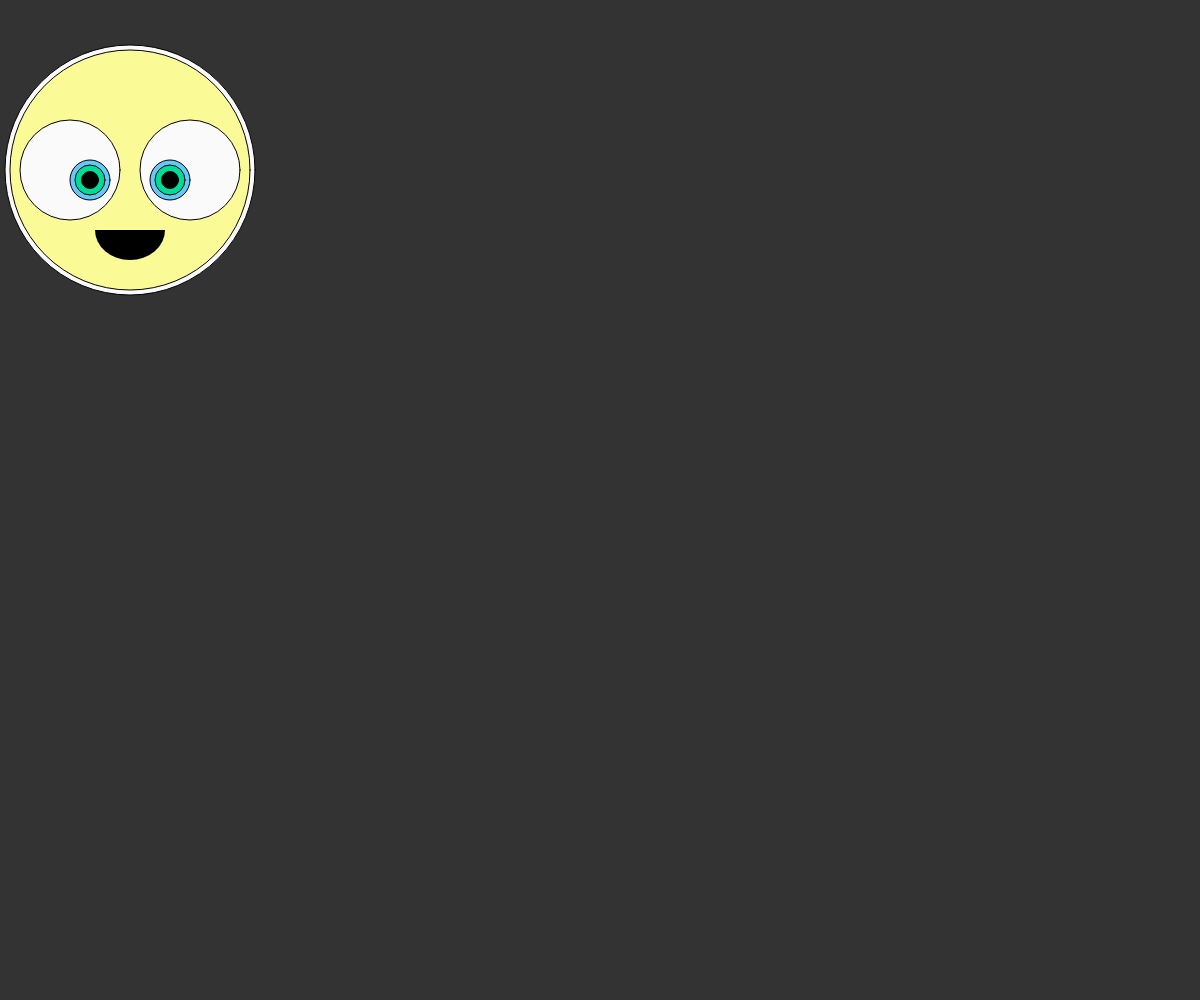
Frame 1 (no input)
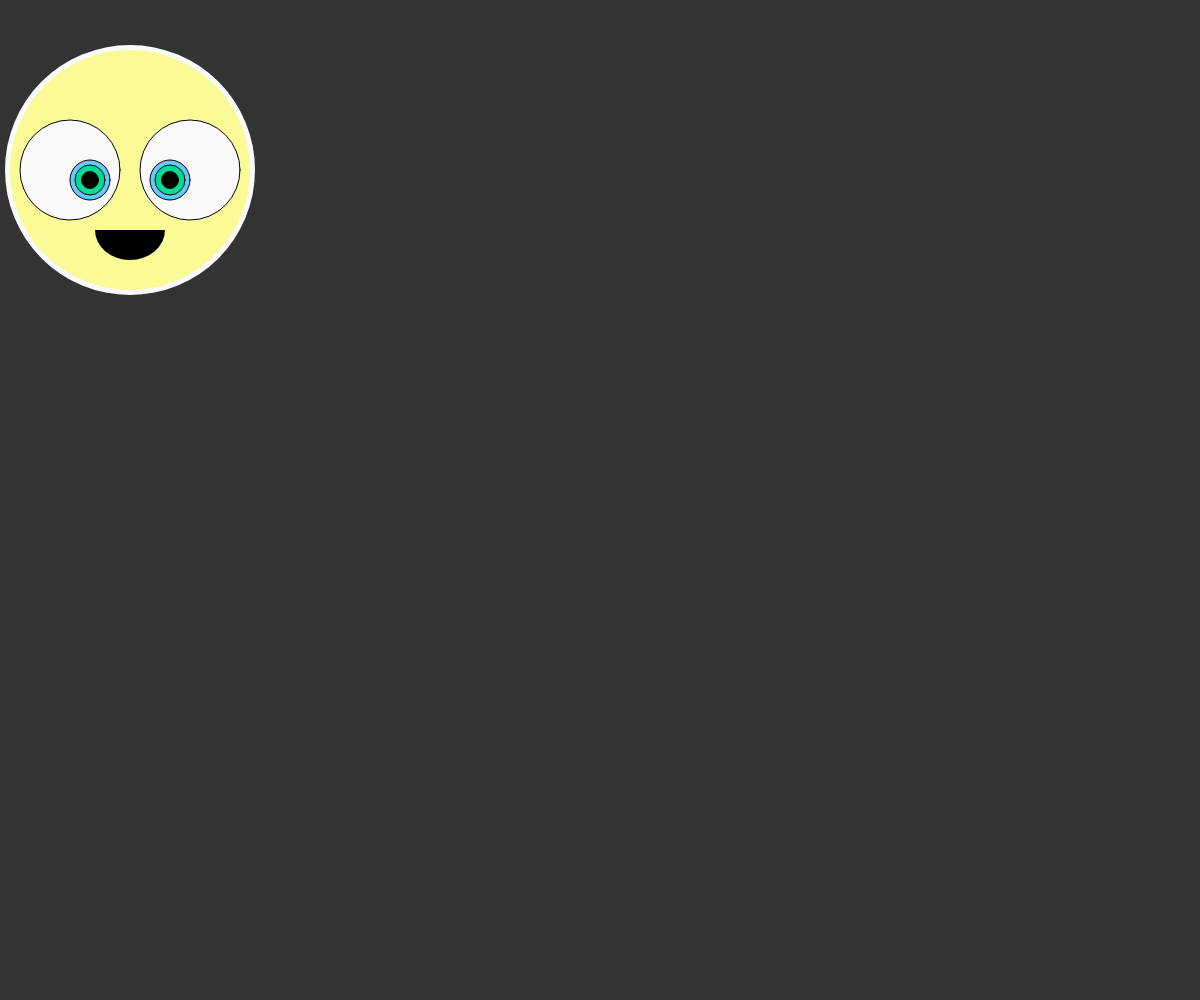
Frame 60 (no input)
Frame 120 (the mouse pressed at the canvas centre since frame 60): identical to frame 60, image omitted

The p5.js sketch that drew these frames (run headless with seeded random() and noise() and a simulated clock; from frame 60 on, the mouse is pressed at the canvas centre):

// p5.js sketch
// ── sketch.js
function setup() {
   	createCanvas(windowWidth, windowHeight);

}

function draw() {
    	  background(51);

  
  	fill(250,250,250);
  	ellipse(130, 170, 250, 250);
  	
  	fill(250,250,150);
  	ellipse(130, 170, 240, 240);
  	
  	fill(250,250,250);
  	stroke(0,0,0);
  	ellipse(190, 170, 100, 100);
  	
  	fill(100,200,250);
  	ellipse(170, 180, 40, 40);
  	
  	fill(250,250,250);
  	stroke(0,0,0);
  	ellipse(70, 170, 100, 100);
  	
  	fill(100,200,250);
  	ellipse(90, 180, 40, 40);
  	
  	fill(0,220,150);
  	ellipse(90, 180, 30, 30);
  	
  	fill(0,220,150);
  	ellipse(170, 180, 30, 30);

  	fill(0,0,0);
  	ellipse(170, 180, 17, 17);
  	
  	 fill(0,0,0);
  	ellipse(90, 180, 17, 17);
  	
  	fill(0,0,0);
  	noStroke();
    arc(130, 230, 70, 60, 0, PI);

  	
}
